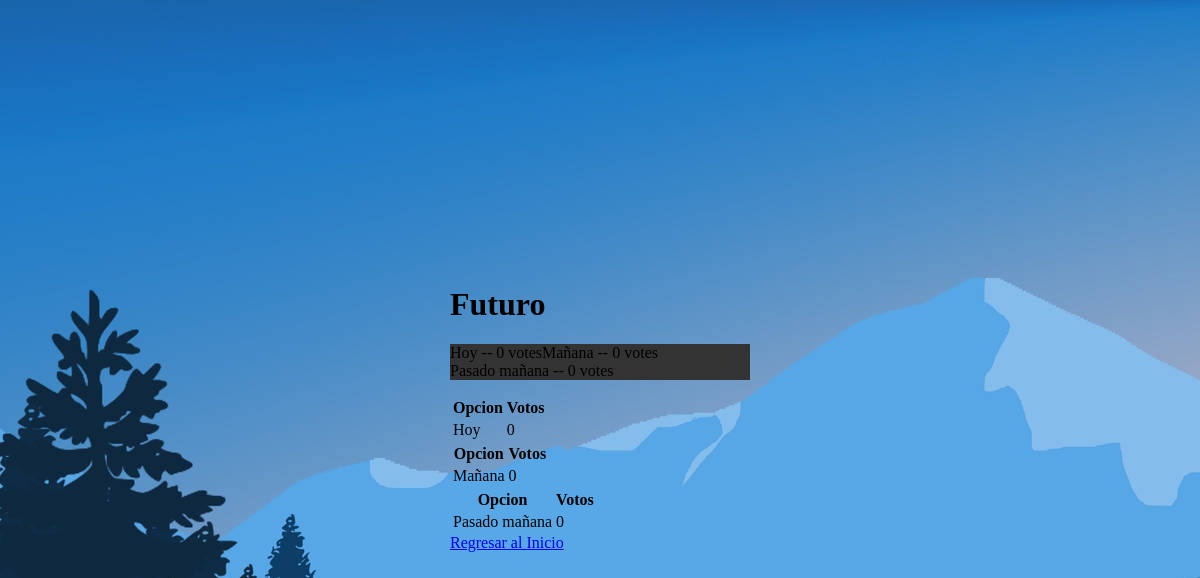
/polls/11/results/, run on the app's committed database.
### polls/models.py (models this page shows, shortened)
class Question(models.Model):
    question_text = models.CharField(max_length=200)
    pub_date = models.DateTimeField("date published")
    creared_by = models.ForeignKey(User, on_delete=models.CASCADE, related_name="created_questions", default=1), # id del admin
    is_active = models.BooleanField(default=True)

class Choice(models.Model):
    question = models.ForeignKey(Question,
on_delete=models.CASCADE)
    choice_text = models.CharField(max_length=200)
    votes = models.IntegerField(default=0)

### polls/views.py (the view)
# urls.py: path("<int:pk>/results/", views.ResultsView.as_view(), name="results"),
class ResultsView(generic.DetailView):
    model = Question
    template_name = "polls/results.html"

### polls/templates/polls/results.html (shortened to what this page needs)
<!DOCTYPE html>
<html lang="en">
<head>
    {% load static %}
    <link rel="stylesheet" href="{% static 'polls/style.css' %}">
</head>
<body>
    <div class="centered-div">
        <div>
    <h1>{{ question.question_text }}</h1>
<ul>
{% for choice in question.choice_set.all %}
    <li>{{ choice.choice_text }} -- {{ choice.votes }} vote{{ choice.votes|pluralize }}</li>
{% endfor %}
</ul>
{% for choice in question.choice_set.all %}
<table>
    <tr>
      <th>Opcion</th>
      <th>Votos</th>
    </tr>
    <tr>
      <td>{{ choice.choice_text }}</td>
      <td>{{ choice.votes }}</td>
    </tr>
  </table>
  {% endfor %}
<a href="{% url 'polls:index' %}">Regresar al Inicio</a>
        </div>
    </div>
</body>
</html>

### polls/static/polls/style.css (style rules this page uses)
body { background: white url("images/background.jpg") no-repeat; display: flex; justify-content: center; align-items: center; }
div { width:300px; margin:auto; }
.centered-div { display: flex; justify-content: center; align-items: center; height: 100vh; }
ul { list-style-type: none; margin: top; padding: 0; overflow: hidden; background-color: #333; }
li { float: left; }

### data on the page
Question: question_text "Futuro"
Choice: choice_text "Hoy", votes "0"
Choice: choice_text "Mañana", votes "0"
Choice: choice_text "Pasado mañana", votes "0"
